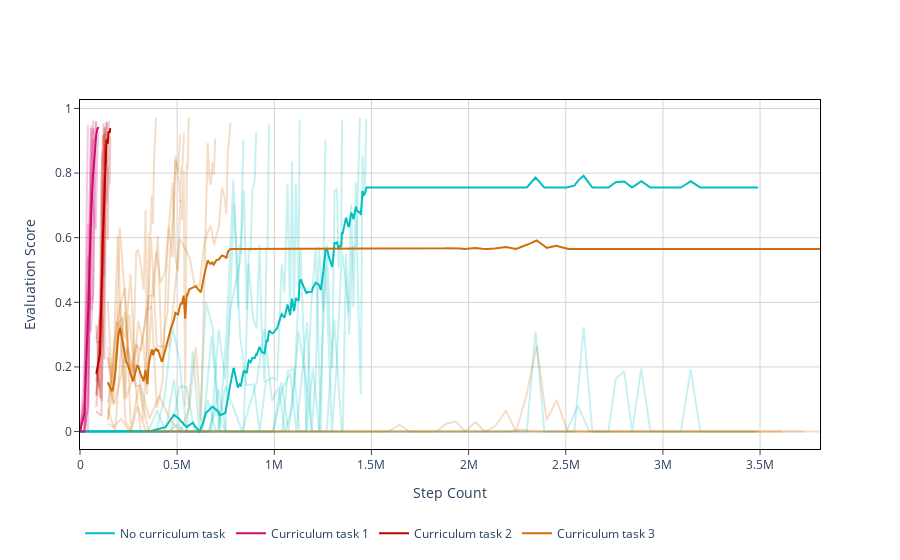

The notebook cell saved with this chart:
### Code cell
vis.plot_trajectories(
    [dqn_stats_nocurr, dqn_stats_curr],
    time_domain='steps',
    show_run_traces=True,
)
